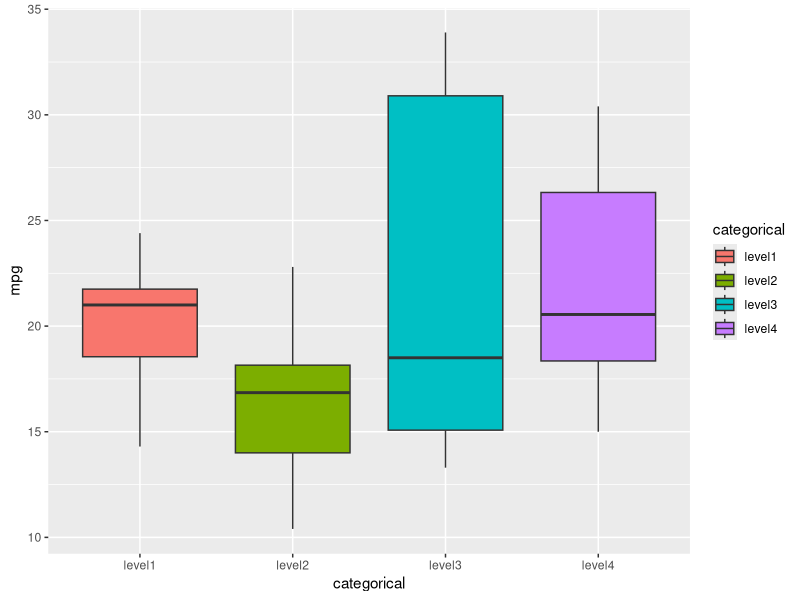

This chart was generated by the following R code:
# install.packages("tidyverse")
# install.packages("emmeans")

library(tidyverse)
library(emmeans)

# Use mtcars data set as an example
mtcars

# Create balanced categorical variable with 4 levels
data.anova <- mtcars %>%
  mutate(categorical = rep(paste0("level", 1:4), each = 8))

# Calculate group means and standard deviations for mpg variable
data.anova %>%
  group_by(categorical) %>%
  summarise(mpg_mean = mean(mpg),
            mpg_sd = sd(mpg))

# Boxplots of mpg means by categorical groups
ggplot(data.anova, aes(x = categorical, y = mpg, fill = categorical)) +
  geom_boxplot()

# Fit ANOVA-type linear model
mod1 <- lm(mpg ~ categorical, data = data.anova)

summary(mod1)

# It stands to reason that the term "intercept" refers to the overall mean.
    # But this is incorrect!!

# In these ANOVA-type models the default parameterization in lm() sets the 
    # intercept equal to the first categorical level. 

# So in the model (m1), the intercept is the mean for "categorical" level 1. 

# The other 3 model coefficients are not means but rather the difference between  
  #  categorical level 1 and categorical levels 2, 3, and 4 respectively. 

# You can change the model's paramterization if you want to set the intercept to the overall mean.
   # One way is to specify sum-to-zero contrasts, or "sum coding".
# See ?contrasts and ?contr.sum for more information.

# These only work with factors 

# Make the categorical a factor 
data.anova <- data.anova %>%
  mutate(categorical = factor(categorical))

mod1.sumCoding <- lm(mpg ~ categorical, data = data.anova,
                     contrasts = list(categorical = contr.sum))
summary(mod1.sumCoding)
# Now the intercept is the overall mean
# Note: to estimate the mean for categorical3 use these model coefficents:
    # intercept - (categorical1 + categorical2 + categorical3)
20.0906 - (0.1219 - 3.9031 + 2.0219)

# The Least Squares Means/estimated marginal means are the same for each model
emmeans(mod1, ~categorical)
emmeans(mod1.sumCoding, ~categorical)

# Setting the intercept to zero with sum-to-zero parameterization will produce the "means model"
# This is the model parameterization that many users might expect to be the default
mod1.means <- lm(mpg ~ categorical - 1, data = data.anova,
                     contrasts = list(categorical = contr.sum))
summary(mod1.means)

# Check current contrast specifications:
options("contrasts")
# Note: you can set contrasts to contr.sum this way:
# options("contr.sum", "contr.poly")

# If you write your own custom contrasts then you must pay very close attention to the model's
  # parameterization to ensure you specify the contrasts correctly

# Using the emmeans package for group estimates will handle different model parameterizations automatically.
